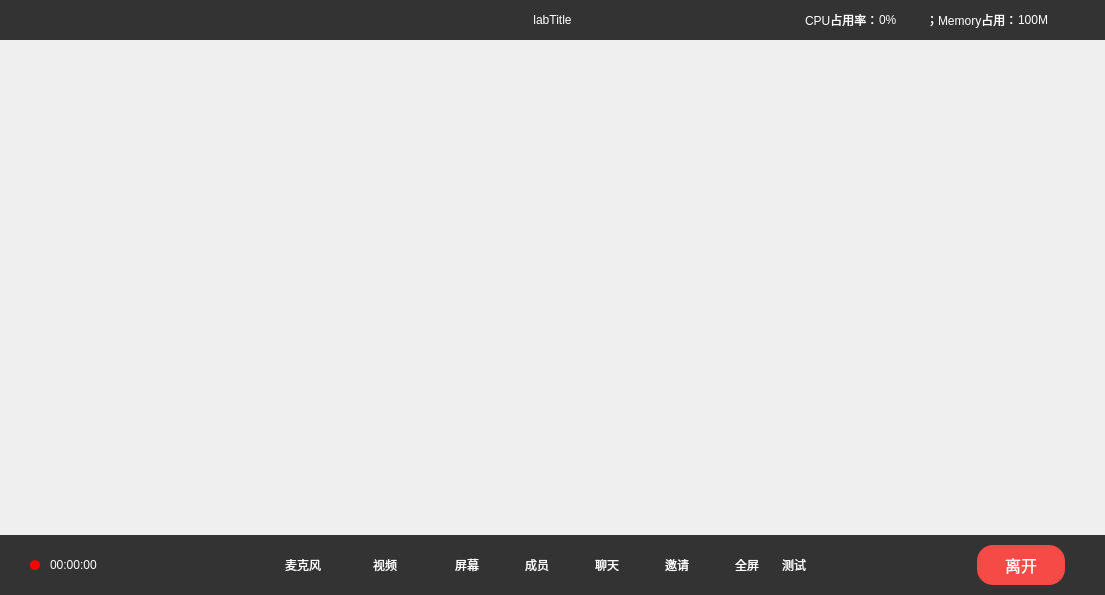
<?xml version="1.0" encoding="UTF-8"?>
<ui version="4.0">
 <class>WidRoom</class>
 <widget class="QWidget" name="WidRoom">
  <property name="geometry">
   <rect>
    <x>0</x>
    <y>0</y>
    <width>1105</width>
    <height>595</height>
   </rect>
  </property>
  <property name="windowTitle">
   <string>Form</string>
  </property>
  <layout class="QHBoxLayout" name="horizontalLayout_2">
   <property name="spacing">
    <number>0</number>
   </property>
   <property name="leftMargin">
    <number>0</number>
   </property>
   <property name="topMargin">
    <number>0</number>
   </property>
   <property name="rightMargin">
    <number>0</number>
   </property>
   <property name="bottomMargin">
    <number>0</number>
   </property>
   <item>
    <widget class="QWidget" name="widget" native="true">
     <layout class="QGridLayout" name="gridLayout">
      <property name="leftMargin">
       <number>0</number>
      </property>
      <property name="topMargin">
       <number>0</number>
      </property>
      <property name="rightMargin">
       <number>0</number>
      </property>
      <property name="bottomMargin">
       <number>0</number>
      </property>
      <property name="spacing">
       <number>0</number>
      </property>
      <item row="0" column="0">
       <widget class="QWidget" name="widget_3" native="true">
        <property name="sizePolicy">
         <sizepolicy hsizetype="Preferred" vsizetype="Fixed">
          <horstretch>0</horstretch>
          <verstretch>0</verstretch>
         </sizepolicy>
        </property>
        <property name="minimumSize">
         <size>
          <width>0</width>
          <height>40</height>
         </size>
        </property>
        <property name="maximumSize">
         <size>
          <width>16777215</width>
          <height>40</height>
         </size>
        </property>
        <property name="styleSheet">
         <string notr="true">QWidget#widget_3{
background:#333;
}
QWidget{
color:#fff;
}</string>
        </property>
        <layout class="QHBoxLayout" name="horizontalLayout">
         <property name="spacing">
          <number>0</number>
         </property>
         <property name="leftMargin">
          <number>0</number>
         </property>
         <property name="topMargin">
          <number>0</number>
         </property>
         <property name="rightMargin">
          <number>0</number>
         </property>
         <property name="bottomMargin">
          <number>0</number>
         </property>
         <item>
          <spacer name="horizontalSpacer_7">
           <property name="orientation">
            <enum>Qt::Horizontal</enum>
           </property>
           <property name="sizeType">
            <enum>QSizePolicy::Fixed</enum>
           </property>
           <property name="sizeHint" stdset="0">
            <size>
             <width>300</width>
             <height>20</height>
            </size>
           </property>
          </spacer>
         </item>
         <item>
          <spacer name="horizontalSpacer">
           <property name="orientation">
            <enum>Qt::Horizontal</enum>
           </property>
           <property name="sizeHint" stdset="0">
            <size>
             <width>40</width>
             <height>20</height>
            </size>
           </property>
          </spacer>
         </item>
         <item>
          <widget class="QPushButton" name="labTitle">
           <property name="styleSheet">
            <string notr="true">border:0px;
background:#333;</string>
           </property>
           <property name="text">
            <string>labTitle</string>
           </property>
          </widget>
         </item>
         <item>
          <spacer name="horizontalSpacer_4">
           <property name="orientation">
            <enum>Qt::Horizontal</enum>
           </property>
           <property name="sizeHint" stdset="0">
            <size>
             <width>40</width>
             <height>20</height>
            </size>
           </property>
          </spacer>
         </item>
         <item>
          <widget class="QWidget" name="widget_2" native="true">
           <property name="minimumSize">
            <size>
             <width>260</width>
             <height>0</height>
            </size>
           </property>
           <property name="maximumSize">
            <size>
             <width>260</width>
             <height>16777215</height>
            </size>
           </property>
           <layout class="QHBoxLayout" name="horizontalLayout_5">
            <property name="spacing">
             <number>0</number>
            </property>
            <property name="leftMargin">
             <number>0</number>
            </property>
            <property name="topMargin">
             <number>0</number>
            </property>
            <property name="rightMargin">
             <number>0</number>
            </property>
            <property name="bottomMargin">
             <number>0</number>
            </property>
            <item>
             <widget class="QLabel" name="label_3">
              <property name="text">
               <string>CPU占用率：</string>
              </property>
             </widget>
            </item>
            <item>
             <widget class="QLabel" name="lblcpu">
              <property name="text">
               <string>0%</string>
              </property>
             </widget>
            </item>
            <item>
             <widget class="QLabel" name="label_2">
              <property name="text">
               <string>；Memory占用：</string>
              </property>
             </widget>
            </item>
            <item>
             <widget class="QLabel" name="lblmem">
              <property name="text">
               <string>100M</string>
              </property>
             </widget>
            </item>
           </layout>
          </widget>
         </item>
         <item>
          <spacer name="horizontalSpacer_6">
           <property name="orientation">
            <enum>Qt::Horizontal</enum>
           </property>
           <property name="sizeType">
            <enum>QSizePolicy::Fixed</enum>
           </property>
           <property name="sizeHint" stdset="0">
            <size>
             <width>40</width>
             <height>20</height>
            </size>
           </property>
          </spacer>
         </item>
        </layout>
       </widget>
      </item>
      <item row="3" column="0">
       <widget class="QWidget" name="widget_4" native="true">
        <property name="sizePolicy">
         <sizepolicy hsizetype="Preferred" vsizetype="Fixed">
          <horstretch>0</horstretch>
          <verstretch>0</verstretch>
         </sizepolicy>
        </property>
        <property name="minimumSize">
         <size>
          <width>0</width>
          <height>60</height>
         </size>
        </property>
        <property name="maximumSize">
         <size>
          <width>16777215</width>
          <height>60</height>
         </size>
        </property>
        <property name="styleSheet">
         <string notr="true">QWidget#widget_4{
background:#333;
}</string>
        </property>
        <layout class="QHBoxLayout" name="horizontalLayout_3">
         <property name="spacing">
          <number>0</number>
         </property>
         <property name="leftMargin">
          <number>0</number>
         </property>
         <property name="topMargin">
          <number>0</number>
         </property>
         <property name="rightMargin">
          <number>0</number>
         </property>
         <property name="bottomMargin">
          <number>0</number>
         </property>
         <item>
          <layout class="QHBoxLayout" name="horizontalLayout_4">
           <property name="spacing">
            <number>10</number>
           </property>
           <property name="leftMargin">
            <number>0</number>
           </property>
           <item>
            <spacer name="horizontalSpacer_5">
             <property name="orientation">
              <enum>Qt::Horizontal</enum>
             </property>
             <property name="sizeType">
              <enum>QSizePolicy::Fixed</enum>
             </property>
             <property name="sizeHint" stdset="0">
              <size>
               <width>30</width>
               <height>20</height>
              </size>
             </property>
            </spacer>
           </item>
           <item>
            <widget class="QLabel" name="label">
             <property name="minimumSize">
              <size>
               <width>10</width>
               <height>10</height>
              </size>
             </property>
             <property name="maximumSize">
              <size>
               <width>10</width>
               <height>10</height>
              </size>
             </property>
             <property name="styleSheet">
              <string notr="true">border-radius:5px;
background:red;</string>
             </property>
             <property name="text">
              <string/>
             </property>
            </widget>
           </item>
           <item>
            <widget class="QLabel" name="lblTime">
             <property name="styleSheet">
              <string notr="true">color:#fff;</string>
             </property>
             <property name="text">
              <string>00:00:00</string>
             </property>
            </widget>
           </item>
          </layout>
         </item>
         <item>
          <spacer name="horizontalSpacer_2">
           <property name="orientation">
            <enum>Qt::Horizontal</enum>
           </property>
           <property name="sizeHint" stdset="0">
            <size>
             <width>40</width>
             <height>20</height>
            </size>
           </property>
          </spacer>
         </item>
         <item>
          <widget class="QWidget" name="widget_5" native="true">
           <property name="minimumSize">
            <size>
             <width>0</width>
             <height>0</height>
            </size>
           </property>
           <property name="styleSheet">
            <string notr="true">color:#fff;
border:0px;</string>
           </property>
           <layout class="QHBoxLayout" name="horizontalLayout_6">
            <property name="spacing">
             <number>0</number>
            </property>
            <property name="leftMargin">
             <number>0</number>
            </property>
            <property name="topMargin">
             <number>0</number>
            </property>
            <property name="rightMargin">
             <number>0</number>
            </property>
            <property name="bottomMargin">
             <number>0</number>
            </property>
            <item>
             <widget class="WidBtn" name="btnMic">
              <property name="sizePolicy">
               <sizepolicy hsizetype="Minimum" vsizetype="Preferred">
                <horstretch>0</horstretch>
                <verstretch>0</verstretch>
               </sizepolicy>
              </property>
              <property name="minimumSize">
               <size>
                <width>70</width>
                <height>0</height>
               </size>
              </property>
              <property name="text">
               <string>麦克风</string>
              </property>
             </widget>
            </item>
            <item>
             <widget class="QPushButton" name="btnMicMore">
              <property name="sizePolicy">
               <sizepolicy hsizetype="Preferred" vsizetype="Preferred">
                <horstretch>0</horstretch>
                <verstretch>0</verstretch>
               </sizepolicy>
              </property>
              <property name="maximumSize">
               <size>
                <width>12</width>
                <height>16777215</height>
               </size>
              </property>
              <property name="styleSheet">
               <string notr="true">image: url(:/Images/barrow1.png);
padding:0px;
margin:0px;
border:0px;</string>
              </property>
              <property name="text">
               <string/>
              </property>
             </widget>
            </item>
            <item>
             <widget class="WidBtn" name="btnCamera">
              <property name="sizePolicy">
               <sizepolicy hsizetype="Minimum" vsizetype="Preferred">
                <horstretch>0</horstretch>
                <verstretch>0</verstretch>
               </sizepolicy>
              </property>
              <property name="minimumSize">
               <size>
                <width>70</width>
                <height>0</height>
               </size>
              </property>
              <property name="text">
               <string>视频</string>
              </property>
             </widget>
            </item>
            <item>
             <widget class="QPushButton" name="btnCameraMore">
              <property name="sizePolicy">
               <sizepolicy hsizetype="Preferred" vsizetype="Preferred">
                <horstretch>0</horstretch>
                <verstretch>0</verstretch>
               </sizepolicy>
              </property>
              <property name="minimumSize">
               <size>
                <width>12</width>
                <height>0</height>
               </size>
              </property>
              <property name="maximumSize">
               <size>
                <width>12</width>
                <height>16777215</height>
               </size>
              </property>
              <property name="styleSheet">
               <string notr="true">image: url(:/Images/barrow1.png);
padding:0px;
margin:0px;
border:0px;</string>
              </property>
              <property name="text">
               <string/>
              </property>
             </widget>
            </item>
            <item>
             <widget class="WidBtn" name="btnScreen">
              <property name="sizePolicy">
               <sizepolicy hsizetype="Minimum" vsizetype="Preferred">
                <horstretch>0</horstretch>
                <verstretch>0</verstretch>
               </sizepolicy>
              </property>
              <property name="minimumSize">
               <size>
                <width>70</width>
                <height>0</height>
               </size>
              </property>
              <property name="text">
               <string>屏幕</string>
              </property>
             </widget>
            </item>
            <item>
             <widget class="WidBtn" name="btnMember">
              <property name="sizePolicy">
               <sizepolicy hsizetype="Minimum" vsizetype="Preferred">
                <horstretch>0</horstretch>
                <verstretch>0</verstretch>
               </sizepolicy>
              </property>
              <property name="minimumSize">
               <size>
                <width>70</width>
                <height>0</height>
               </size>
              </property>
              <property name="text">
               <string>成员</string>
              </property>
             </widget>
            </item>
            <item>
             <widget class="WidBtn" name="btnChat">
              <property name="sizePolicy">
               <sizepolicy hsizetype="Minimum" vsizetype="Preferred">
                <horstretch>0</horstretch>
                <verstretch>0</verstretch>
               </sizepolicy>
              </property>
              <property name="minimumSize">
               <size>
                <width>70</width>
                <height>0</height>
               </size>
              </property>
              <property name="text">
               <string>聊天</string>
              </property>
             </widget>
            </item>
            <item>
             <widget class="WidBtn" name="btnInvite">
              <property name="sizePolicy">
               <sizepolicy hsizetype="Minimum" vsizetype="Preferred">
                <horstretch>0</horstretch>
                <verstretch>0</verstretch>
               </sizepolicy>
              </property>
              <property name="minimumSize">
               <size>
                <width>70</width>
                <height>0</height>
               </size>
              </property>
              <property name="text">
               <string>邀请</string>
              </property>
             </widget>
            </item>
            <item>
             <widget class="WidBtn" name="btnFull">
              <property name="sizePolicy">
               <sizepolicy hsizetype="Preferred" vsizetype="Preferred">
                <horstretch>0</horstretch>
                <verstretch>0</verstretch>
               </sizepolicy>
              </property>
              <property name="minimumSize">
               <size>
                <width>70</width>
                <height>0</height>
               </size>
              </property>
              <property name="text">
               <string>全屏</string>
              </property>
             </widget>
            </item>
            <item>
             <widget class="QPushButton" name="pushButton">
              <property name="sizePolicy">
               <sizepolicy hsizetype="Minimum" vsizetype="Preferred">
                <horstretch>0</horstretch>
                <verstretch>0</verstretch>
               </sizepolicy>
              </property>
              <property name="text">
               <string>测试</string>
              </property>
             </widget>
            </item>
           </layout>
          </widget>
         </item>
         <item>
          <spacer name="horizontalSpacer_3">
           <property name="orientation">
            <enum>Qt::Horizontal</enum>
           </property>
           <property name="sizeHint" stdset="0">
            <size>
             <width>40</width>
             <height>20</height>
            </size>
           </property>
          </spacer>
         </item>
         <item>
          <widget class="QPushButton" name="btnExit">
           <property name="styleSheet">
            <string notr="true">padding:8px 28px;
color:#fff;
background:#F54A45;
border-radius:16px;
font-size:16px;</string>
           </property>
           <property name="text">
            <string>离开</string>
           </property>
          </widget>
         </item>
         <item>
          <spacer name="horizontalSpacer_8">
           <property name="orientation">
            <enum>Qt::Horizontal</enum>
           </property>
           <property name="sizeType">
            <enum>QSizePolicy::Fixed</enum>
           </property>
           <property name="sizeHint" stdset="0">
            <size>
             <width>40</width>
             <height>20</height>
            </size>
           </property>
          </spacer>
         </item>
        </layout>
       </widget>
      </item>
      <item row="1" column="0">
       <widget class="QWidget" name="widViewBase" native="true">
        <property name="styleSheet">
         <string notr="true"/>
        </property>
        <layout class="QGridLayout" name="gridLayout_2">
         <property name="leftMargin">
          <number>0</number>
         </property>
         <property name="topMargin">
          <number>0</number>
         </property>
         <property name="rightMargin">
          <number>0</number>
         </property>
         <property name="bottomMargin">
          <number>0</number>
         </property>
         <property name="spacing">
          <number>0</number>
         </property>
         <item row="0" column="0">
          <widget class="MyScrollArea" name="scrollArea">
           <property name="styleSheet">
            <string notr="true">border:0px;</string>
           </property>
           <property name="widgetResizable">
            <bool>true</bool>
           </property>
           <widget class="QWidget" name="widViews">
            <property name="geometry">
             <rect>
              <x>0</x>
              <y>0</y>
              <width>1105</width>
              <height>495</height>
             </rect>
            </property>
            <property name="styleSheet">
             <string notr="true"/>
            </property>
           </widget>
          </widget>
         </item>
        </layout>
       </widget>
      </item>
     </layout>
    </widget>
   </item>
  </layout>
 </widget>
 <customwidgets>
  <customwidget>
   <class>WidBtn</class>
   <extends>QPushButton</extends>
   <header>View/Common/WidBtn.h</header>
  </customwidget>
  <customwidget>
   <class>MyScrollArea</class>
   <extends>QScrollArea</extends>
   <header>Tools/MyScrollArea.h</header>
   <container>1</container>
  </customwidget>
 </customwidgets>
 <resources/>
 <connections/>
</ui>
